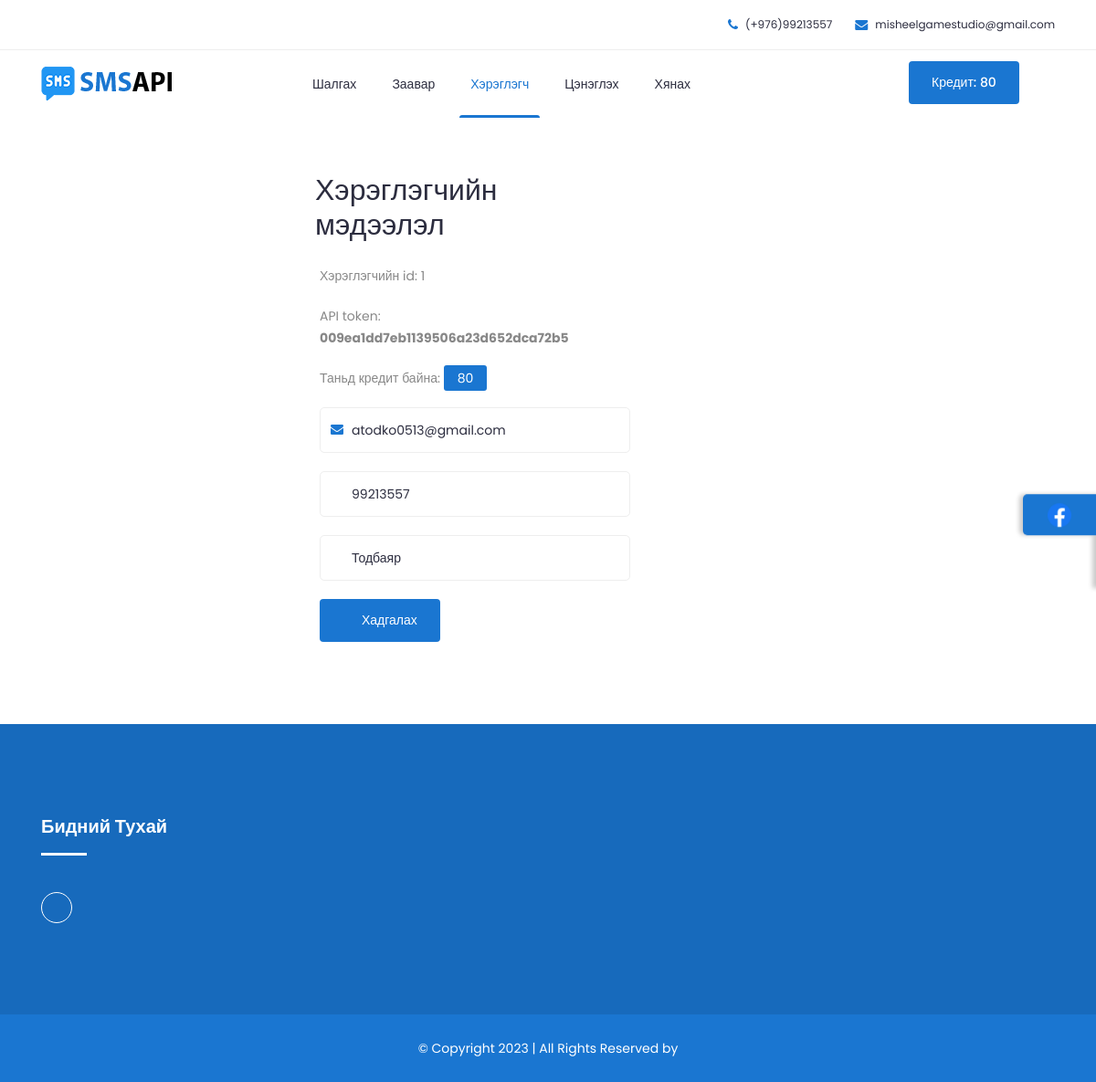
/?page=profile.php (signed in), run on an earlier commit of the app's database.
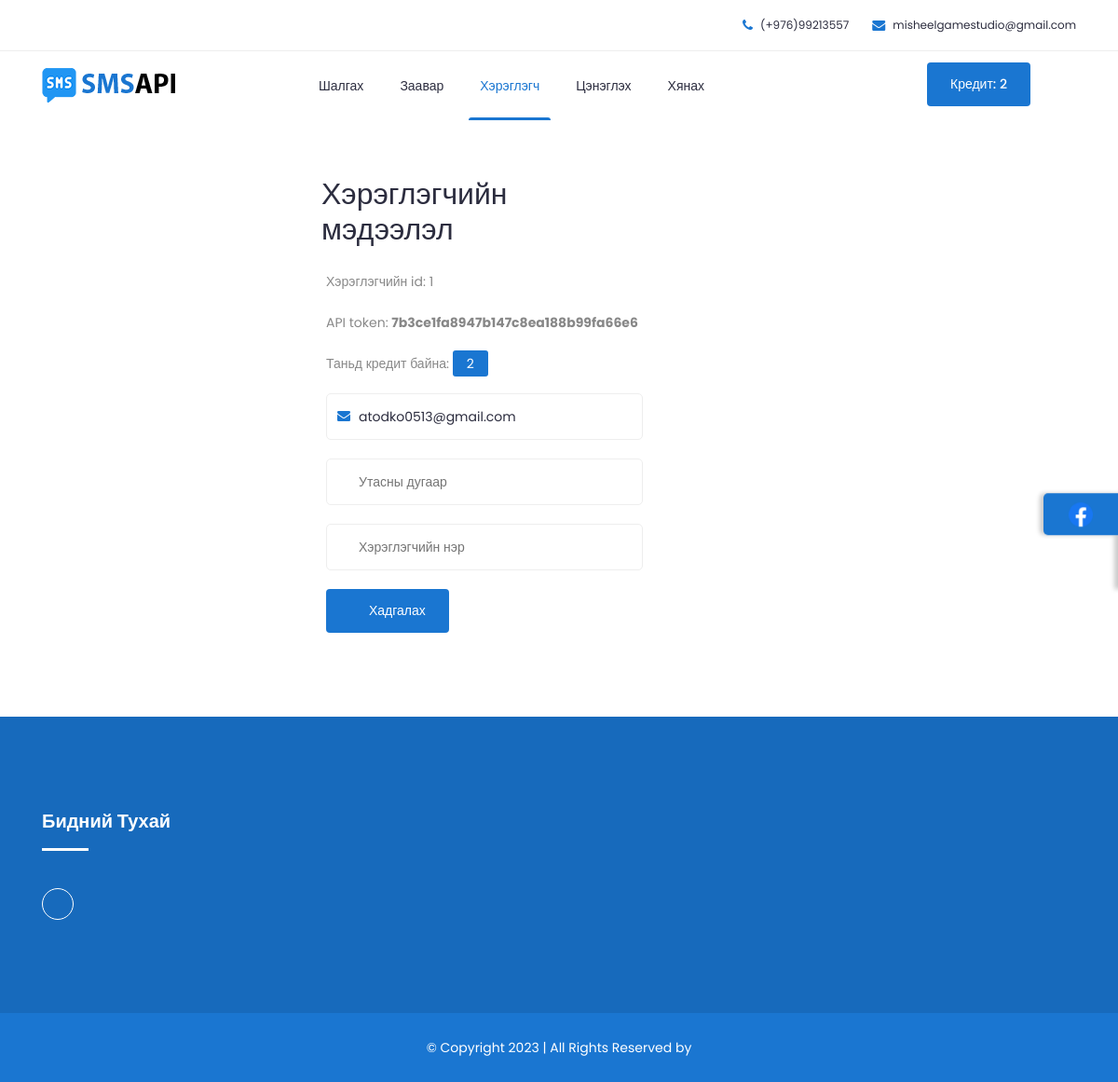
And on a later commit of the database.
### tables this page shows
CREATE TABLE `apikey` (
  `id` int UNSIGNED NOT NULL,
  `userID` int UNSIGNED NOT NULL,
  `title` varchar(128) DEFAULT NULL,
  `token` varchar(200) NOT NULL,
  `credit` int UNSIGNED NOT NULL
);

CREATE TABLE `user` (
  `id` int UNSIGNED NOT NULL,
  `email` varchar(128) NOT NULL,
  `password` varchar(128) NOT NULL,
  `name` varchar(128) DEFAULT NULL,
  `phone` varchar(13) DEFAULT NULL,
  `ip` varchar(128) NOT NULL,
  `lastlogged` datetime NOT NULL,
  `signedup` datetime NOT NULL,
  `isactive` tinyint(1) NOT NULL DEFAULT '0' COMMENT '1=active'
);

### profile.php (the view, shortened to what this page needs)
<?php
include "mysql_config.php";
?>
<?php
$query = "SELECT * FROM user LEFT JOIN apikey ON user.id=apikey.userID WHERE user.id=".$_COOKIE["userID"];
$result = $conn->query($query);
$row = mysqli_fetch_array($result);
?>
<section class="news-single section">
	<div class="container">
		<div class="row" style="max-width: 540px; margin-left: auto; margin-right: auto">
			<div class="col-lg-8 col-12">
				<div class="row">
					<div class="col-12">
						<div class="signin-form">
							<h2>Хэрэглэгчийн мэдээлэл</h2><br/>
							<div class="row" style="margin-left: 5px">
								<div class="form-group" style="width: 100%">
									Хэрэглэгчийн id: <?php echo $row["id"]; ?>
								</div>
								<div class="form-group" style="width: 100%">
									API token: <b><?php echo $row["token"]; ?></b>
								</div>
								<div class="form-group" style="width: 100%">
									Таньд кредит байна: <a href="./?page=price.php" class="round_corner_blue" style="color: #fff"><?php echo $row["credit"]; ?></a>
								</div>
								<div class="form-group" style="width: 100%">
									<i class="fa fa-envelope"></i>
									<input type="tel" name="profile_email" placeholder="Имейл" required="required" value="<?php echo $row["email"]; ?>" readonly>
								</div>
								<div class="form-group" style="width: 100%">
									<i class="icofont-phone"></i>
									<input type="tel" name="profile_phone" placeholder="Утасны дугаар" required="required" value="<?php echo $row["phone"]; ?>">
								</div>
								<div class="form-group" style="width: 100%">
									<i class="icofont-user"></i>
									<input type="tel" name="profile_name" placeholder="Хэрэглэгчийн нэр" required="required" value="<?php echo $row["name"]; ?>">
								</div>
								<div class="form-group button" style="width: 100%">
									<button type="submit" class="btn primary" onClick="profileSave()">
										<i class="icofont-save"></i>Хадгалах
									</button>
								</div>
							</div>
						</div>
					</div>
				</div>
			</div>
		</div>
	</div>
</section>

### index.php (shortened to what this page needs)
<?php
include "mysql_config.php";
				?>
<!doctype html>
<html>
    <head>
		<link rel="stylesheet" href="css/bootstrap.min.css">
		<link rel="stylesheet" href="css/nice-select.css">
        <link rel="stylesheet" href="css/font-awesome.min.css">
        <link rel="stylesheet" href="css/icofont.css">
		<link rel="stylesheet" href="css/slicknav.min.css">
        <link rel="stylesheet" href="css/owl-carousel.css">
		<link rel="stylesheet" href="css/datepicker.css">
        <link rel="stylesheet" href="css/animate.min.css">
        <link rel="stylesheet" href="css/magnific-popup.css">
        <link rel="stylesheet" href="css/normalize.css">
        <link rel="stylesheet" href="style.css">
        <link rel="stylesheet" href="css/responsive.css">
    </head>
    <body>
		<ul class="pro-features">
			<a class="get-pro" href="#"><img src="img/facebook3.png" style="width: 26px; height: 26px" /></a>
		</ul>
		<header class="header" >
			<div class="topbar">
				<div class="container">
					<div class="row">
						<div class="col-lg-6 col-md-5 col-12">
						</div>
						<div class="col-lg-6 col-md-7 col-12">
							<ul class="top-contact" style="display: flex">
								<li style="display: flex; align-items: center">
									<i class="fa fa-phone"></i>
									<a href="tel:+97699213557">(+976)99213557</a>
								</li>
								<li style="display: flex; align-items: center">
									<i class="fa fa-envelope"></i>
									<a href="mailto:misheelgamestudio@gmail.com">misheelgamestudio@gmail.com</a>
								</li>
							</ul>
						</div>
					</div>
				</div>
			</div>
			<div class="header-inner">
				<div class="container">
					<div class="inner">
						<div class="row">
							<div class="col-lg-3 col-md-3 col-12">
								<div class="logo">
									<a href="index.php"><img src="img/logo1.png"></a>
								</div>
							</div>
							<div class="col-lg-7 col-md-9 col-12">
								<div class="main-menu">
									<nav class="navigation">
										<ul class="nav menu">
											<?php
											if(!isset($_COOKIE["userID"])){
											?>
											<li class="index active"><a href="index.php">Нүүр</i></a></li>
											<li class="signin"><a href="?page=signin.php">Нэвтрэх</a></li>
											<?php
											}
											else {
											?>
											<li class="testdrive"><a href="?page=testdrive.php">Шалгах</a></li>
											<li class="instructions"><a href="?page=instructions.php">Заавар</a></li>
											<li class="profile"><a href="?page=profile.php">Хэрэглэгч</a></li>
											<li class="price"><a href="?page=price.php">Цэнэглэх</a></li>
											<li class="list"><a href="?page=list.php">Хянах</a></li>
											<?php
											}
											?>
										</ul>
									</nav>
								</div>
							</div>
							<?php
							if(isset($_COOKIE["userID"])){
								$query = "SELECT credit FROM apikey WHERE userID=".$_COOKIE["userID"];
								$result = $conn->query($query);
								$row = mysqli_fetch_array($result);
								?>
								<div class="col-lg-2 col-12">
									<div class="get-quote">
										<a href="./?page=profile.php" class="btn">Кредит: <?php echo $row["credit"]; ?></a>
									</div>
								</div>
								<?php
							}
							?>
						</div>
					</div>
				</div>
			</div>
		</header>
        <?php
		if(isset($_GET["page"])){
			include $_GET["page"];
		}
		else {
			include "instructions.php";
			include "price.php";
		}
		?>
		<footer id="footer" class="footer ">
			<div class="footer-top">
				<div class="container">
					<div class="row">
						<div class="col-lg-3 col-md-6 col-12">
							<div class="single-footer">
								<h2>Бидний тухай</h2>
								<ul class="social">
									<li><a href="#"><i class="icofont-facebook"></i></a></li>
								</ul>
							</div>
						</div>
					</div>
				</div>
			</div>
			<div class="copyright">
				<div class="container">
					<div class="row">
						<div class="col-lg-12 col-md-12 col-12">
							<div class="copyright-content">
								<p>© Copyright 2023  |  All Rights Reserved by</p>
							</div>
						</div>
					</div>
				</div>
			</div>
		</footer>
    </body>
</html>

What changed in the data, as far as the page shows it:
changed apikey "atodko0513@gmail.com": credit "80" → "2"; token "009ea1dd7eb1139506a23d652dca72b5" → "7b3ce1fa8947b147c8ea188b99fa66e6"; profile_phone "99213557" → (not shown); profile_name "Тодбаяр" → (not shown)
